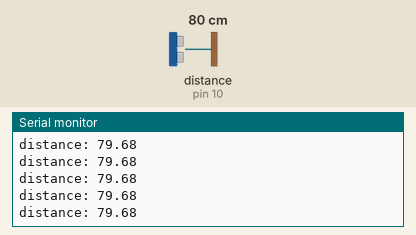
Simulated run of this sketch. Board: Arduino Uno, built with avr-gcc and run on an emulated ATmega328P. Shown: the last lines printed to the serial monitor. Wiring (inferred from the names in the program): ultrasonic range finder: trigger pin 9; echo pin 10. Inputs (shaded band) come from the test bench; at power-on: distance to the obstacle (sensor on pin 10) 80 cm. The echo pulse lasts 58.3 µs per cm.

Above: at 4.2 s.
4.3 s: distance to the obstacle (sensor on pin 10) set to 12 cm
At 5.0 s:
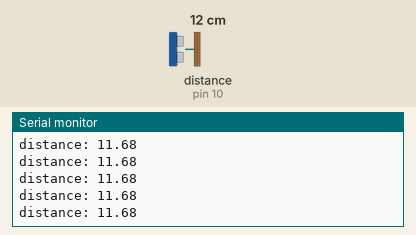
5.8 s: distance to the obstacle (sensor on pin 10) set to 9 cm
At 6.4 s:
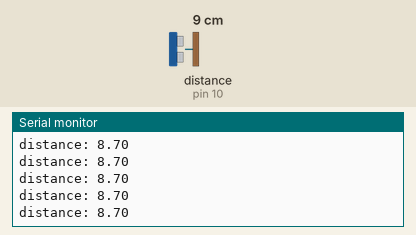
Timing chart, 0 to 8.8 s (numbered marks = the images above; inputs shaded):
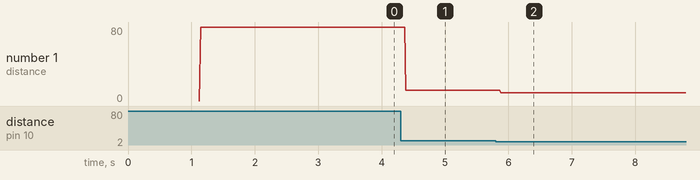

The sketch:

Dist_LED_warn.ino
```cpp
const int trigPin = 9;
const int echoPin = 10;
const int ledPin = 13;

float duration, distance;

void setup() {
  // put your setup code here, to run once:
  Serial.begin(9600);

  pinMode(trigPin, OUTPUT);
  pinMode(echoPin, INPUT);
}

void loop() {
  // put your main code here, to run repeatedly:
  distPoll();
  distWarn();
}

void distPoll(){
  unsigned long tp;
  unsigned long tc = millis();
  digitalWrite(trigPin, LOW);
  delayMicroseconds(2);
  digitalWrite(trigPin, HIGH);
  delayMicroseconds(10);
  digitalWrite(trigPin, LOW);
  if (tc - tp > 125) {
    duration = pulseIn(echoPin, HIGH);
    distance = (duration*.0343)/2;
    Serial.print("distance: ");
    Serial.println(distance);
    tp = millis();
  }
}
void distWarn(){
  unsigned long tp = millis();
  unsigned long tc;
  while(distance < 10){
    tc = millis();
    if (tc - tp < 250){
      digitalWrite(ledPin, HIGH);
    } else if (tc - tp < 500) {
    digitalWrite(ledPin, LOW);
    } else if (tc - tp > 500) {
      tp = millis();
    }
    distPoll();
  }
  digitalWrite(ledPin, LOW);
}
```

Measured:
- after the input at 4.3 s, the serial monitor: prints a new line after 0.08 s (image 1)
- after the input at 5.8 s, the serial monitor: prints a new line after 0.08 s (image 2)
- plotted number 1: 79.68 → 11.68 after the input at 4.3 s, 11.68 → 8 after the input at 5.8 s
